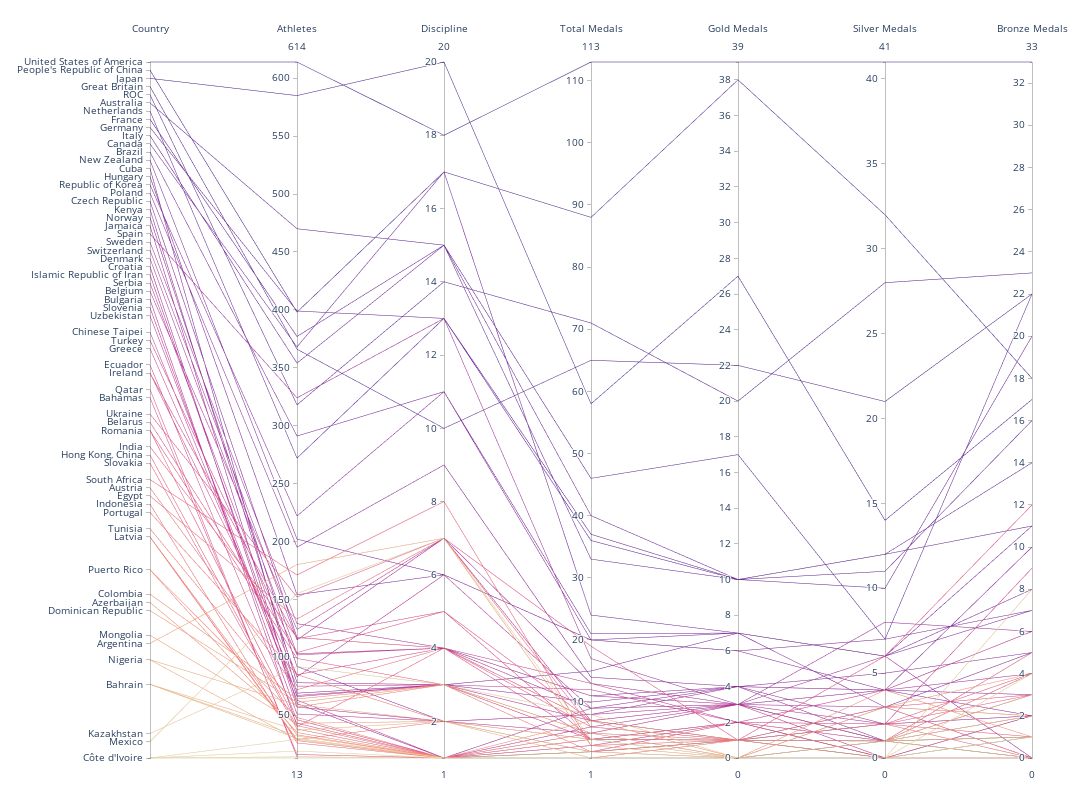

Source (notebook cell):
### Markdown cell above
There is still one issue. USA won the most medals but is displayed at the bottom. Due to this there are unnecessary criss-crossed lines. This is no very intuitive. We would like to see countries in descending order

### Code cell
# Let's reverse the min and max values for the Rank, so that the country with top rank comes on the top. 
dimensions = list([ dict(range=(df_['Rank'].max(), df_['Rank'].min()), tickvals = df_['Rank'], ticktext = df_['Country'],label='Country', values=df_['Rank']),
                    dict(range=(df_['Athletes'].min(),df_['Athletes'].max()),label='Athletes', values=df_['Athletes']),
                    dict(range=(df_['Discipline'].min(),df_['Discipline'].max()),label='Discipline', values=df_['Discipline']),
                    dict(range=(df_['Total Medals'].min(), df_['Total Medals'].max()),label='Total Medals', values=df_['Total Medals']),
                    dict(range=(df_['Gold Medals'].min(), df_['Gold Medals'].max()), label='Gold Medals', values=df_['Gold Medals']),
                    dict(range=(df_['Silver Medals'].min(), df_['Silver Medals'].max()),label='Silver Medals', values=df_['Silver Medals']),
                    dict(range=(df_['Bronze Medals'].min(), df_['Bronze Medals'].max()),label='Bronze Medals', values=df_['Bronze Medals']),
                  ])
fig = go.Figure(data= go.Parcoords(line = dict(color = df_['Rank'], colorscale = 'agsunset'), dimensions = dimensions))
fig.update_layout(width=1200, height=800,margin=dict(l=150, r=60, t=60, b=40))
fig.show()

### Figure 1 — Plotly figure (JSON) as saved in the notebook; plotly's stock layout.template omitted (floating-point values rounded to 4 significant figures)
{"data": [{"dimensions": [{"label": "Country", "range": [86, 1], "ticktext": ["United States of America", "People's Republic of China", "Japan", "Great Britain", "ROC", "Australia", "Netherlands", "France", "Germany", "Italy", "Canada", "Brazil", "New Zealand", "Cuba", "Hungary", "Republic of Korea", "Poland", "Czech Republic", "Kenya", "Norway", "Jamaica", "Spain", "Sweden", "Switzerland", "Denmark", "Croatia", "Islamic Republic of Iran", "Serbia", "Belgium", "Bulgaria", "Slovenia", "Uzbekistan", "Chinese Taipei", "Turkey", "Greece", "Ecuador", "Ireland", "Israel", "Qatar", "Bahamas", "Ukraine", "Belarus", "Romania", "Venezuela", "India", "Hong Kong, China", "Slovakia", "South Africa", "Austria", "Egypt", "Indonesia", "Portugal", "Tunisia", "Latvia", "Fiji", "Estonia", "Puerto Rico", "Morocco", "Colombia", "Azerbaijan", "Dominican Republic", "Mongolia", "Argentina", "Nigeria", "Malaysia", "Bahrain", "Saudi Arabia", "Lithuania", "Kazakhstan", "Mexico", "Côte d'Ivoire", "Ghana", "Botswana", "Republic of Moldova"], "tickvals": [1, 2, 3, 4, 5, 6, 7, 8, 9, 10, 11, 12, 13, 14, 15, 16, 17, 18, 19, 20, 21, 22, 23, 24, 25, 26, 27, 28, 29, 30, 31, 32, 34, 35, 36, 38, 39, 39, 41, 42, 44, 45, 46, 46, 48, 49, 50, 52, 53, 54, 55, 56, 58, 59, 59, 59, 63, 63, 66, 67, 68, 71, 72, 74, 74, 77, 77, 77, 83, 84, 86, 86, 86, 86], "values": [1, 2, 3, 4, 5, 6, 7, 8, 9, 10, 11, 12, 13, 14, 15, 16, 17, 18, 19, 20, 21, 22, 23, 24, 25, 26, 27, 28, 29, 30, 31, 32, 34, 35, 36, 38, 39, 39, 41, 42, 44, 45, 46, 46, 48, 49, 50, 52, 53, 54, 55, 56, 58, 59, 59, 59, 63, 63, 66, 67, 68, 71, 72, 74, 74, 77, 77, 77, 83, 84, 86, 86, 86, 86]}, {"label": "Athletes", "range": [13, 614], "values": [614, 398, 585, 366, 318, 470, 272, 377, 399, 354, 368, 291, 202, 69, 154, 222, 195, 117, 78, 92, 60, 324, 129, 115, 103, 57, 66, 83, 124, 41, 51, 63, 67, 102, 75, 46, 116, 85, 14, 16, 152, 104, 99, 43, 117, 40, 38, 171, 72, 133, 26, 85, 57, 29, 28, 33, 35, 48, 64, 41, 61, 43, 180, 59, 29, 30, 32, 37, 92, 155, 29, 14, 13, 19]}, {"label": "Discipline", "range": [1, 20], "values": [18, 17, 20, 10, 14, 15, 13, 15, 13, 15, 17, 11, 6, 3, 6, 11, 9, 4, 3, 2, 1, 13, 4, 7, 4, 2, 3, 6, 7, 1, 2, 1, 3, 4, 3, 1, 5, 4, 1, 1, 7, 5, 3, 1, 4, 4, 1, 8, 4, 7, 1, 2, 3, 2, 1, 1, 1, 1, 3, 1, 3, 2, 7, 2, 1, 1, 1, 2, 3, 7, 1, 1, 1, 1]}, {"label": "Total Medals", "range": [1, 113], "values": [113, 88, 58, 65, 71, 46, 36, 33, 37, 40, 24, 21, 20, 15, 20, 20, 14, 11, 10, 8, 9, 17, 9, 13, 11, 8, 7, 9, 7, 6, 5, 5, 12, 13, 4, 3, 4, 4, 3, 2, 19, 7, 4, 4, 7, 6, 4, 3, 7, 6, 5, 4, 2, 2, 2, 2, 1, 1, 5, 7, 5, 4, 3, 2, 2, 1, 1, 1, 8, 4, 1, 1, 1, 1]}, {"label": "Gold Medals", "range": [0, 39], "values": [39, 38, 27, 22, 20, 17, 10, 10, 10, 10, 7, 7, 7, 7, 6, 6, 4, 4, 4, 4, 4, 3, 3, 3, 3, 3, 3, 3, 3, 3, 3, 3, 2, 2, 2, 2, 2, 2, 2, 2, 1, 1, 1, 1, 1, 1, 1, 1, 1, 1, 1, 1, 1, 1, 1, 1, 1, 1, 0, 0, 0, 0, 0, 0, 0, 0, 0, 0, 0, 0, 0, 0, 0, 0]}, {"label": "Silver Medals", "range": [0, 41], "values": [41, 32, 14, 21, 28, 7, 12, 12, 11, 10, 6, 6, 6, 3, 7, 4, 5, 4, 4, 2, 1, 8, 6, 4, 4, 3, 2, 1, 1, 1, 1, 0, 4, 2, 1, 1, 0, 0, 0, 0, 6, 3, 3, 3, 2, 2, 2, 2, 1, 1, 1, 1, 1, 0, 0, 0, 0, 0, 4, 3, 3, 1, 1, 1, 1, 1, 1, 1, 0, 0, 0, 0, 0, 0]}, {"label": "Bronze Medals", "range": [0, 33], "values": [33, 18, 17, 22, 23, 22, 14, 11, 16, 20, 11, 8, 7, 5, 7, 10, 5, 3, 2, 2, 4, 6, 0, 6, 4, 2, 2, 5, 3, 2, 1, 2, 6, 9, 1, 0, 2, 2, 1, 0, 12, 3, 0, 0, 4, 3, 1, 0, 5, 4, 3, 2, 0, 1, 1, 1, 0, 0, 1, 4, 2, 3, 2, 1, 1, 0, 0, 0, 8, 4, 1, 1, 1, 1]}], "line": {"color": [1, 2, 3, 4, 5, 6, 7, 8, 9, 10, 11, 12, 13, 14, 15, 16, 17, 18, 19, 20, 21, 22, 23, 24, 25, 26, 27, 28, 29, 30, 31, 32, 34, 35, 36, 38, 39, 39, 41, 42, 44, 45, 46, 46, 48, 49, 50, 52, 53, 54, 55, 56, 58, 59, 59, 59, 63, 63, 66, 67, 68, 71, 72, 74, 74, 77, 77, 77, 83, 84, 86, 86, 86, 86], "colorscale": [[0, "rgb(75, 41, 145)"], [0.1667, "rgb(135, 44, 162)"], [0.3333, "rgb(192, 54, 157)"], [0.5, "rgb(234, 79, 136)"], [0.6667, "rgb(250, 120, 118)"], [0.8333, "rgb(246, 169, 122)"], [1, "rgb(237, 217, 163)"]]}, "type": "parcoords"}], "layout": {"height": 800, "margin": {"b": 40, "l": 150, "r": 60, "t": 60}, "width": 1200}}
